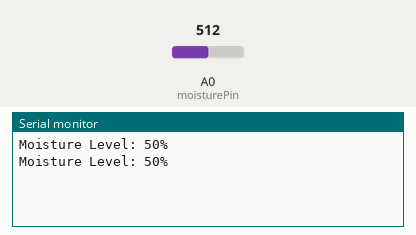
The sketch below on a simulated Arduino Uno, built with avr-gcc and run on an emulated ATmega328P. Parts: the last lines printed to the serial monitor. The test bench sets the inputs (shaded band); at power-on: A0 (moisturePin) = 512.

Above: at 1.8 s.
1.9 s: A0 (moisturePin) set to 716
At 2.5 s:
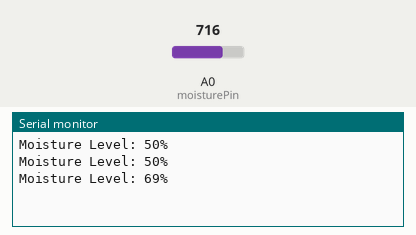
3.4 s: A0 (moisturePin) set to 900
At 4.8 s:
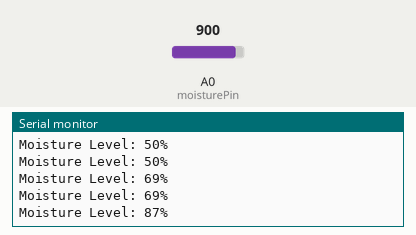
Timing chart, 0 to 6.4 s (numbered marks = the images above; inputs shaded):
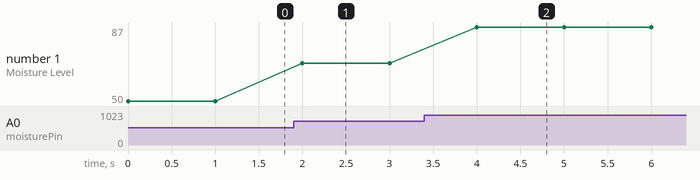

Measured:
- after the input at 1.9 s, the serial monitor: prints a new line after 0.10 s (image 1)
- after the input at 3.4 s, the serial monitor: prints a new line after 0.60 s (image 2)
- plotted number 1: 50 → 69 after the input at 1.9 s, 69 → 87 after the input at 3.4 s

The sketch:

moisture_sensor.ino
```cpp
// Define the analog pin used for the sensor
const int moisturePin = A0;

void setup() {
  // Start serial communication for debugging
  Serial.begin(9600);
}

void loop() {
  // Read the raw sensor value
  int sensorValue = analogRead(moisturePin);

  // Convert the sensor value to a percentage
  // Assuming the sensor has a range from 0 to 1023
  int moisturePercentage = map(sensorValue, 0, 1023, 0, 100);

  // Print the moisture percentage to the serial monitor
  Serial.print("Moisture Level: ");
  Serial.print(moisturePercentage);
  Serial.println("%");

  // Add a delay before taking the next reading
  delay(1000); // Adjust delay as needed
}
```
